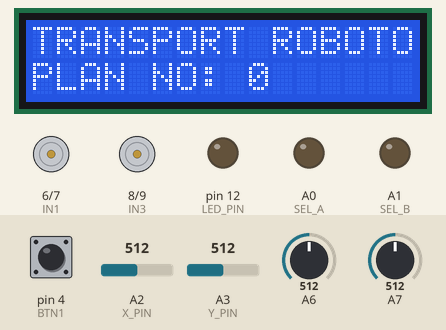
The sketch below on a simulated Arduino Nano, built with avr-gcc and run on an emulated ATmega328P. Parts: 16×2 character LCD, motor-driver pin pairs drawn as motors (green arrow = first pin HIGH = forward, orange = second pin HIGH = backward, longer = more drive, scaled by the enable pin), output pins drawn as LEDs (lit = HIGH). The test bench sets the inputs (shaded band); at power-on: pin 4 (BTN1) HIGH, A2 (X_PIN) = 512, A3 (Y_PIN) = 512, A6 = 512, A7 = 512. What the sketch prints to the serial monitor is not drawn. At 9.1 s the program stops and its outputs stay as they are.

Above: at 1.2 s.
1.3 s: pin 4 (BTN1) pulled LOW for 0.15 s
At 1.54 s:
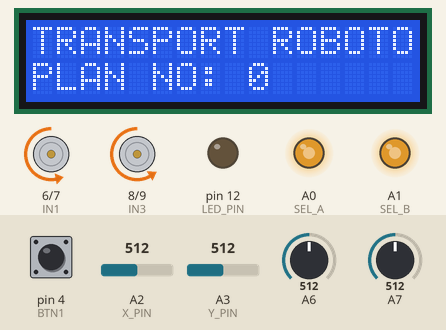
2.0 s: A2 (X_PIN) set to 610
At 2.28 s:
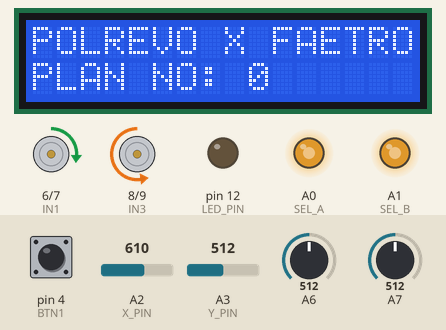
3.9 s: A3 (Y_PIN) set to 530
At 5.56 s:
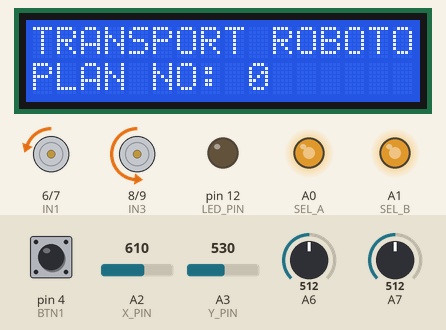
5.6 s: A3 (Y_PIN) set to 610
At 9.3 s:
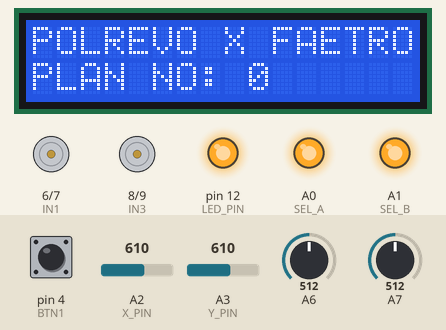
Timing chart, 0 to 10.6 s (numbered marks = the images above; inputs shaded):
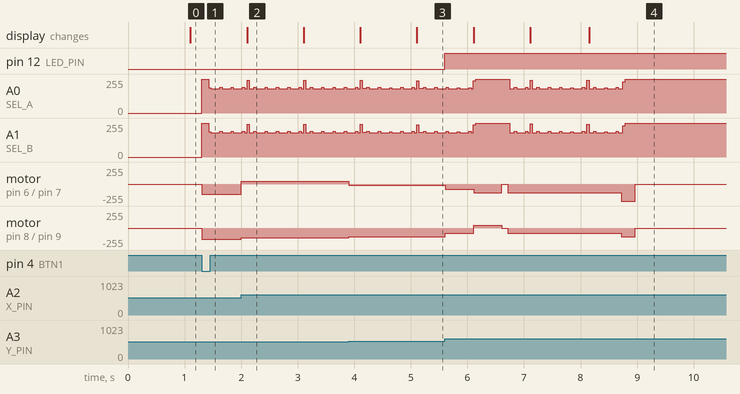

The sketch:

pid_simpanggripper_v2_Plan.ino
```cpp
#include "globalVars.h"
#include "servoLib.h"
#include "lcdLib.h"
#include "motorControl.h"
#include "lineCalc.h"
#include "buttonLib.h"

void setup() {
  Serial.begin(115200);
  lcdSetup();
  ioSetup();
  setupButton();
  stopMotors();
  lastTime = millis();
}

void loop() {
  displayLCD();
  readButtons();
  unsigned long now = millis();

  if (btnToggle[0] == HIGH) {
      handleIntersections(now);
      lineFollowing();
    }

    // one-shot motor sequence
    if (motorTrigger) {
      driveMotors(150, 170);
      delay(80);        // (can be replaced with millis later)
      stopMotors();
      motorTrigger = false;  // clear flag so it runs only once
    }
}
```

buttonLib.h
```cpp
#define BTN1 4    // Digital pin
#define BTN2 A6   // Analog-only pin
#define BTN3 A7   // Analog-only pin

#define DEBOUNCE 50
#define THRESHOLD 512   // threshold for A6/A7

// button states
bool lastState[3] = {HIGH, HIGH, HIGH};
unsigned long lastChange[3] = {0, 0, 0};
bool btnToggle[3] = {false, false, false};  // one toggle var per button
bool motorTrigger = false;  // will be set true on press, cleared after running


void checkButton(uint8_t index, int pin, bool isAnalog) {
  bool reading;

  if (isAnalog) {
    reading = (analogRead(pin) < THRESHOLD) ? LOW : HIGH;
  } else {
    reading = digitalRead(pin);
  }

  if (reading != lastState[index]) {
    if (millis() - lastChange[index] > DEBOUNCE) {
      lastChange[index] = millis();
      lastState[index] = reading;

      if (reading == LOW) {
        if (index == 1) {
          // Button 2 (A6) → cycle planNum 0–3
          planNum = (planNum + 1) % 9;
          Serial.print("planNum = ");
          Serial.println(planNum);

        } else if (index == 0) {
          // Button 1 (D4) → toggle as before
          btnToggle[index] = !btnToggle[index];

          Serial.print("Button ");
          Serial.print(index + 1);
          Serial.print(" TOGGLE -> ");
          Serial.println(btnToggle[index] ? "ON" : "OFF");

          // also trigger the motor sequence once
          motorTrigger = true;
        }
         else {
          // Button 3 (A7) → toggle
          planNum = (planNum - 1) % 9;
          Serial.print("planNum = ");
          Serial.println(planNum);
        }
      }
    }
  }
}


void setupButton(){
  pinMode(BTN1, INPUT_PULLUP);
}

void readButtons() {
  checkButton(0, BTN1, false); // digital
  checkButton(1, BTN2, true);  // analog
  checkButton(2, BTN3, true);  // analog
}
```

globalVars.h
```cpp
// ----------- MUX & Sensor Setup ----------
#define SEL_A A0
#define SEL_B A1
#define X_PIN A2
#define Y_PIN A3

int sensorValues[8];
int sensorOrder[8] = {5, 7, 6, 4, 2, 1, 0, 3}; // Your given order

// ----------- Motor Driver Setup ----------
#define ENA 5   // PWM Left Motor
#define IN1 6
#define IN2 7
#define ENB 11   // PWM Right Motor
#define IN3 8
#define IN4 9

// ----------- Speed Settings ----------
int baseSpeed = 77;
int minSpeed  = 15;
int maxSpeed  = 150;

// ----------- PID Gains ----------
float Kp = 0.4;
float Ki = 0.0005;
float Kd = 0.04;

// Anti-windup & limits
float integral = 0.0;
float integralMax = 200.0;
float integralMin = -200.0;

// PID state
int lastPosition = 0;
unsigned long lastTime = 0;

int loopDelayMs = 1; // run loop every ~10 ms

// ----------- LED + intersection setup ----------
#define LED_PIN 12
unsigned long ledTimer = 0;
bool ledActive = false;

int intersectionCount = 0;
bool actionDone = false;

unsigned long lastIntersectionTime = 0; // NEW cooldown timer
unsigned long intersectionCooldown = 500; // ms, adjust if needed

uint8_t planNum = 0;

void ioSetup(){
  pinMode(SEL_A, OUTPUT);
  pinMode(SEL_B, OUTPUT);

  pinMode(ENA, OUTPUT);
  pinMode(IN1, OUTPUT);
  pinMode(IN2, OUTPUT);
  pinMode(ENB, OUTPUT);
  pinMode(IN3, OUTPUT);
  pinMode(IN4, OUTPUT);

  pinMode(LED_PIN, OUTPUT);
  digitalWrite(LED_PIN, LOW);

}
```

lineCalc.h
```cpp
 // ----------- Sensor & Position ----------
void readAllSensors() {
  for (int i = 0; i < 4; i++) {
    digitalWrite(SEL_A, i & 0x01);
    digitalWrite(SEL_B, (i >> 1) & 0x01);
    delayMicroseconds(5);
    sensorValues[i]     = analogRead(X_PIN);
    sensorValues[i + 4] = analogRead(Y_PIN);
  }
}

int getLinePosition() {
  long sum = 0;
  long total = 0;
  for (int i = 0; i < 8; i++) {
    int idx = sensorOrder[i];
    int value = sensorValues[idx];
    sum += (long)value * (i * 1000);
    total += value;
  }
  if (total == 0) return 0;
  return (int)(sum / total - 3500);
}


void resetLineFollowing() {
  readAllSensors();
  int position = getLinePosition();
  integral = 0.0;
  lastPosition = position;
  lastTime = millis();

  // --- strong wake pulse ---
  driveMotors(baseSpeed + 40, baseSpeed + 40);
  delay(200);   // short push to overcome stall
  driveMotors(baseSpeed, baseSpeed);

  Serial.println(">>> PID RESET <<<");
}


  // ----------- Intersection Detection ----------
bool checkIntersection(unsigned long now) {
  bool leftActive   = (sensorValues[0] > 600 || sensorValues[1] > 600);
  bool rightActive  = (sensorValues[6] > 600 || sensorValues[7] > 600);
  bool centerActive = (sensorValues[3] > 600 || sensorValues[4] > 600);

  // cooldown to prevent double trigger
  if ((now - lastIntersectionTime) < intersectionCooldown) return false;

  if (leftActive && centerActive && rightActive && !ledActive) {
    Serial.println(">>> INTERSECTION DETECTED <<<");
    lastIntersectionTime = now;
    digitalWrite(LED_PIN, HIGH);
    ledActive = true;
    return true;
  }

  if (ledActive && (now - lastIntersectionTime > 300)) {
    digitalWrite(LED_PIN, LOW);
    ledActive = false;
  }
  return false;
}

void handleIntersections(unsigned long now) {
  if (checkIntersection(now)) {
    intersectionCount++;
    actionDone = false;
  }

  if (!actionDone) {
    switch (planNum){
      case 0: // dari start ke finish langsung
        switch (intersectionCount) {
          case 1: actionDone = true; break;
          case 2: turnLeft();        actionDone = true;  break;
          case 3: actionDone = true; break;
          case 4: actionDone = true;  break;
          case 5: actionDone = true;  break;
          case 6: actionDone = true;  break;
          case 7: maju();             stopMotors();      while(1);       break;
          default: break;
        }
      break;
      case 1: // jika warna kotak dan gudang sejajar
        switch (intersectionCount) {
          case 1: turnLeft();        actionDone = true;  break;
          case 2: stopMotors();      ambilKotak();       turnAround();    resetLineFollowing();   actionDone = true;   break;
          case 3: actionDone = true; break;
          case 4: stopMotors();      lepasKotak();       turnAround();    actionDone = true;    break;
          case 5: turnRight();       actionDone = true;  break;
          case 6: maju();            while(1);           break;
          default: break;
        }
      break;
      case 2: // jika warna kotak diatas 1
        switch (intersectionCount) {
          case 1: turnLeft();        actionDone = true;  break;
          case 2: stopMotors();      ambilKotak();       turnAround();    resetLineFollowing();   actionDone = true;   break;
          case 3: turnLeft();        actionDone = true;  break;
          case 4: turnRight();       actionDone = true;  break;
          case 5: stopMotors();      lepasKotak();       turnAround();    actionDone = true;    break;
          case 6: turnLeft();        actionDone = true;  break;
          case 7: maju();            while(1);  break;
          default: break;
        }
      break;
      case 3: // jika warna kotak diatas 2
        switch (intersectionCount) {
          case 1: turnLeft();        actionDone = true;  break;
          case 2: stopMotors();      ambilKotak();       turnAround();    resetLineFollowing();   actionDone = true;   break;
          case 3: turnLeft();        actionDone = true;  break;
          case 4: actionDone = true; break;
          case 5: turnRight();       actionDone = true;  break;
          case 6: stopMotors();      lepasKotak();       turnAround();    actionDone = true;    break;
          case 7: turnLeft();        actionDone = true;  break;
          case 8: maju();            while(1);  break;
          default: break;
        }
      break;
      case 4: // jika warna kotak dibawah 1
        switch (intersectionCount) {
          case 1: turnLeft();        actionDone = true;  break;
          case 2: stopMotors();      ambilKotak();       turnAround();    resetLineFollowing();   actionDone = true;   break;
          case 3: turnRight();       actionDone = true; break;
          case 4: turnLeft();        actionDone = true;    break;
          case 5: stopMotors();      lepasKotak();       turnAround();    actionDone = true;    break;
          case 6: turnRight();       actionDone = true;    break;
          case 7: maju();            while(1);  break;
          default: break;
        }
      break;
      case 5: // jika warna kotak dibawah 2
        switch (intersectionCount) {
          case 1: turnLeft();        actionDone = true;  break;
          case 2: stopMotors();      ambilKotak();       turnAround();    resetLineFollowing();   actionDone = true;   break;
          case 3: turnRight();       actionDone = true; break;
          case 4: actionDone = true; break;
          case 5: turnLeft();        actionDone = true;    break;
          case 6: stopMotors();      lepasKotak();       turnAround();    actionDone = true;    break;
          case 7: turnRight();       actionDone = true;    break;
          case 8: maju();            while(1);  break;
          default: break;
        }
      break;
      case 6: // kejar retry 1
        switch (intersectionCount) {
          case 1: actionDone = true; break;
          case 2: turnLeft();        actionDone = true;  break;
          case 3: actionDone = true; break;
          case 4: maju();            stopMotors();    while(1);  break;
          default: break;
        }
      break;
      case 7: // loncat 1 retry
        switch (intersectionCount) {
          case 1: actionDone = true; break;
          case 2: turnLeft();        actionDone = true;  break;
          case 3: actionDone = true; break;
          case 4: actionDone = true; break;
          case 5: maju();            stopMotors();    while(1);  break;
          default: break;
        }
      break;
      case 8: // loncat 2 retry
        switch (intersectionCount) {
          case 1: actionDone = true; break;
          case 2: actionDone = true; break;
          case 3: maju();            stopMotors();    while(1);  break;
          default: break;
        }
      break;
    }
  }

}


void lineFollowing() {
  unsigned long now = millis();
  unsigned long dt_ms = now - lastTime;

  // run-timing guard (same as before)
  if (dt_ms < (unsigned long)loopDelayMs) return;

  // --- DETECT LONG PAUSE (resume from blocking action) ---
  const unsigned long MAX_DT_MS = 250; // if longer than this, treat as "resumed"
  if (dt_ms > MAX_DT_MS) {
    // Re-sample sensors and reset PID state to avoid huge integral/derivative spikes
    readAllSensors();
    int position = getLinePosition();
    integral = 0.0;                // clear integral windup
    lastPosition = position;       // avoid derivative spike
    lastTime = now;                // restart timing
    // Optionally send a gentle "wake" command to motors so they can start smoothly
    driveMotors(baseSpeed, baseSpeed);
    // Debug - resume event
    Serial.print("RESUME from action, dt_ms="); Serial.print(dt_ms);
    return; // skip a full PID cycle this loop — next call will be normal
  }

  // Normal small-dt operation
  lastTime = now;
  float dt = dt_ms / 10.0;

  readAllSensors();
  int position = getLinePosition();

  // Debug: small periodic print (remove or throttle if noisy)
  if (millis() % 200 < 10) {
    Serial.print("========dt_ms: "); Serial.print(dt_ms);
    Serial.print(" pos: "); Serial.print(position);
    Serial.print(" I: "); Serial.print(integral);
  }

  // PID
  float error = (float)position;
  integral += error * dt;
  // anti-windup clamp (you already have these)
  if (integral > integralMax) integral = integralMax;
  if (integral < integralMin) integral = integralMin;

  float derivative = 0.0;
  if (dt > 0) derivative = (error - (float)lastPosition) / dt;

  float correction = Kp * error + Ki * integral + Kd * derivative;
  lastPosition = position;

  int leftSpeed  = constrain((int)round(baseSpeed - correction), minSpeed, maxSpeed);
  int rightSpeed = constrain((int)round(baseSpeed + correction), minSpeed, maxSpeed);

  // Debug: occasionally print motor outputs
  if (millis() % 200 < 10) {
    Serial.print("=======L: "); Serial.print(leftSpeed);
    Serial.print(" R: "); Serial.println(rightSpeed);
  }
  driveMotors(leftSpeed, rightSpeed);
}
```

motorControl.h
```cpp
void stopMotors() {
  analogWrite(ENA, 0);
  analogWrite(ENB, 0);
  digitalWrite(IN1, LOW);
  digitalWrite(IN2, LOW);
  digitalWrite(IN3, LOW);
  digitalWrite(IN4, LOW);
}

// ----------- Motor control ----------
void driveMotors(int left, int right) {
  // Left forward
  if(left <= 20){
    digitalWrite(IN1, HIGH);
    digitalWrite(IN2, LOW);
    analogWrite(ENA, 45);
  }else{
    digitalWrite(IN1, LOW);
    digitalWrite(IN2, HIGH);
    analogWrite(ENA, left);
  }

  // Right forward
  if(right <= 20){
    digitalWrite(IN3, HIGH);
    digitalWrite(IN4, LOW);
    analogWrite(ENB, 45);
  }else{
    digitalWrite(IN3, LOW);
    digitalWrite(IN4, HIGH);
    analogWrite(ENB, right);
  }
}

void turnLeft() {
  driveMotors(130, 0);
  delay(500);
  stopMotors();
  delay(100);
}
void turnRight() {
  driveMotors(0, 130);
  delay(500);
  stopMotors();
  delay(100);
}

void mundur()
{
  driveMotors(255, 255);
  delay(1000);
  stopMotors();
  delay(100);
}
void maju(){
  driveMotors(255, 130);
  delay(250);
  stopMotors();
  delay(100);
}

void turnAround() {
  digitalWrite(IN1, LOW);
  digitalWrite(IN2, HIGH);
  analogWrite(ENA, 255);
  digitalWrite(IN3, HIGH);
  digitalWrite(IN4, LOW);
  analogWrite(ENB, 245);
  delay(350);
  stopMotors();
  delay(100);
}
```

servoLib.h
```cpp
#include <Servo.h>
Servo angkat;
Servo gripper;

void servoSetup(){
  angkat.attach(10);
  gripper.attach(3);
}

void ambilKotak(){
  delay(500);
  servoSetup();
  gripper.write(110);
  delay(300);
  for (uint8_t pos = 135; pos >= 30; pos -= 1) { // goes from 180 degrees to 0 degrees
    angkat.write(pos);              // tell servo to go to position in variable 'pos'
    delay(10);                       // waits 15ms for the servo to reach the position
  }
  delay(400);
  gripper.write(0);    // close claw
  delay(800);
  for (uint8_t pos = 30; pos <= 135; pos += 1) { // goes from 0 degrees to 180 degrees
    // in steps of 1 degree
    angkat.write(pos);              // tell servo to go to position in variable 'pos'
    delay(10);                       // waits 15ms for the servo to reach the position
  }
  delay(300);
}
void lepasKotak(){
  delay(500);
  servoSetup();
  for (uint8_t pos = 135; pos >= 30; pos -= 1) { // goes from 180 degrees to 0 degrees
    angkat.write(pos);              // tell servo to go to position in variable 'pos'
    delay(10);                       // waits 15ms for the servo to reach the position
  }
  gripper.write(110);
  delay(300);
  for (uint8_t pos = 30; pos <= 135; pos += 1) { // goes from 0 degrees to 180 degrees
    // in steps of 1 degree
    angkat.write(pos);              // tell servo to go to position in variable 'pos'
    delay(10);                       // waits 15ms for the servo to reach the position
  }
  gripper.write(10);    // close claw
  delay(300);
//  angkat.detach();
//  gripper.detach();
//  delay(300);
}


//  angkat.attach(5);
//  gripper.attach(3);
//
//  gripper.write(70);
//  angkat.write(135);
//  angkat.detach();
//  gripper.detach();
```

lcdLib.h
```cpp
#include <Wire.h>
#include <LiquidCrystal_I2C.h>
LiquidCrystal_I2C lcd(0x27, 16, 2);

const char msg1[] = "POLREVO X FAETRO";   // 16 chars
const char msg2[] = "TRANSPORT ROBOT";    // 15 chars

unsigned long lastToggle = 0;
const unsigned long toggleInterval = 1000UL; // waktu berganti (ms) — ubah jika mau lebih cepat/lambat
bool showFirst = true;
bool headerInit = false;

void lcdSetup(){
  lcd.init();
  lcd.backlight();
  lcd.clear();
}

// Cetak string di baris atas, pastikan membersihkan sisa karakter (tepat 16 kolom)
void printUpperFixed(const char *s) {
  lcd.setCursor(0, 0);
  lcd.print(s);
  lcd.setCursor(0, 1);
  lcd.print("PLAN NO: ");
  lcd.print(planNum);
  lcd.setCursor(0, 1);
  lcd.print("PLAN NO: ");
  lcd.print(planNum);
  size_t len = strlen(s);
  // bersihkan sisa kolom kalau pesan lebih pendek dari 16
  for (size_t i = len; i < 16; ++i) lcd.print(' ');
}

// Fungsi non-blocking untuk flip-flop header — panggil di loop()
void displayLCD() {
  unsigned long now = millis();

  // initial print sekali saja
  if (!headerInit) {
    printUpperFixed(msg1);
    lastToggle = now;
    showFirst = true;
    headerInit = true;
    return;
  }

  if (now - lastToggle >= toggleInterval) {
    lastToggle = now;
    showFirst = !showFirst;
    if (showFirst) printUpperFixed(msg1);
    else printUpperFixed(msg2);
  }
}
```

Measured:
- the behaviour switches between 529 and 530 on A3 (Y_PIN) (found by bisection; images 2 and 3)
- after the input at 1.3 s, A0 (SEL_A), A1 (SEL_B): 0/255 → 255/255 at once, → 183/255 0.12 s later, → 182/255 0.20 s later; motor on pin 6 (IN1) / pin 7 (IN2): stopped → backward 150/255 at once; motor on pin 8 (IN3) / pin 9 (IN4): stopped → backward 170/255 at once
- after the input at 2.0 s, motor on pin 6 (IN1) / pin 7 (IN2): backward 150/255 → forward 45/255 at once; motor on pin 8 (IN3) / pin 9 (IN4): backward 170/255 → backward 147/255 at once
- after the input at 3.9 s, motor on pin 6 (IN1) / pin 7 (IN2): forward 45/255 → backward 21/255 at once; motor on pin 8 (IN3) / pin 9 (IN4): backward 147/255 → backward 133/255 at once
- after the input at 5.6 s, pin 12 (LED_PIN): LOW → HIGH at once; motor on pin 6 (IN1) / pin 7 (IN2): backward 21/255 → backward 77/255 at once, → backward 130/255 0.50 s later, → stopped 0.50 s later, → backward 130/255 0.10 s later, … (6 changes in this stretch)
